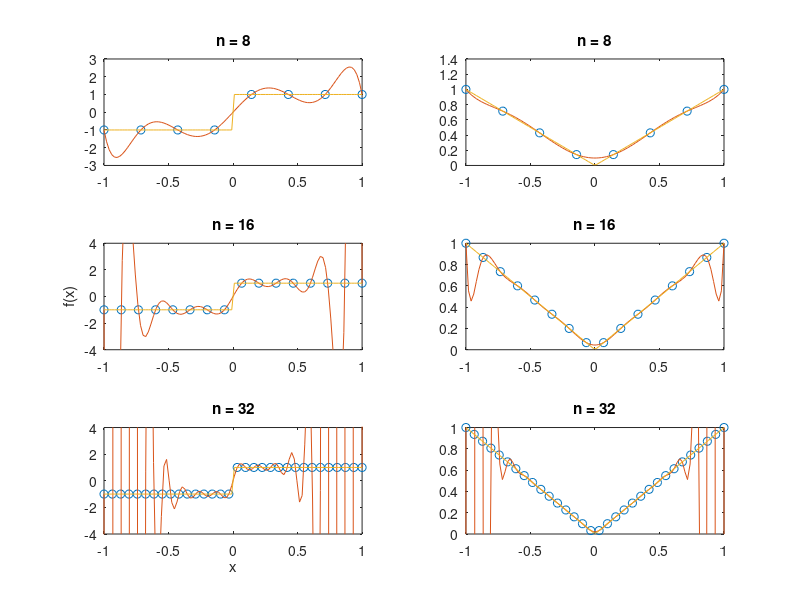

MATLAB code for this plot:
%polyInterpol
%Matt Zeller
%PHYS 428
%Dec. 13, 2018

n=8;
x = linspace(-1,1,n);
f = abs(x);
F = sign(x);
% use polyfit to fit a nth-degree polynomial to
% the points on the function
p = polyfit(x,f,n);
p1 = polyfit(x,F,n);
x1 = linspace(-1,1);
f1 = polyval(p,x1);
F1 = polyval(p1,x1);

figure(1)
subplot(3,2,1)
plot(x,F,'o')
hold on
plot(x1,F1)
plot(x1,sign(x1))
hold off
title(['n = ',num2str(n)])

subplot(3,2,2)
plot(x,f,'o')
hold on
plot(x1,f1)
plot(x1,abs(x1))
hold off
title(['n = ',num2str(n)])


n=16;
x = linspace(-1,1,n);
f = abs(x);
F = sign(x);
% use polyfit to fit a nth-degree polynomial to
% the points on the function
p = polyfit(x,f,n);
p1 = polyfit(x,F,n);
x1 = linspace(-1,1);
f1 = polyval(p,x1);
F1 = polyval(p1,x1);

figure(1)
subplot(3,2,3)
plot(x,F,'o')
ylim([-4 4])
hold on
plot(x1,F1)
plot(x1,sign(x1))
hold off
title(['n = ',num2str(n)])
ylabel('f(x)')

subplot(3,2,4)
plot(x,f,'o')
ylim([0 1])
hold on
plot(x1,f1)
plot(x1,abs(x1))
hold off
title(['n = ',num2str(n)])

n=32;
x = linspace(-1,1,n);
f = abs(x);
F = sign(x);
% use polyfit to fit a nth-degree polynomial to
% the points on the function
p = polyfit(x,f,n);
p1 = polyfit(x,F,n);
x1 = linspace(-1,1);
f1 = polyval(p,x1);
F1 = polyval(p1,x1);

figure(1)
subplot(3,2,5)
plot(x,F,'o')
ylim([-4 4])
hold on
plot(x1,F1)
plot(x1,sign(x1))
hold off
title(['n = ',num2str(n)])
xlabel('x')

subplot(3,2,6)
plot(x,f,'o')
ylim([0 1])
hold on
plot(x1,f1)
plot(x1,abs(x1))
hold off
title(['n = ',num2str(n)])